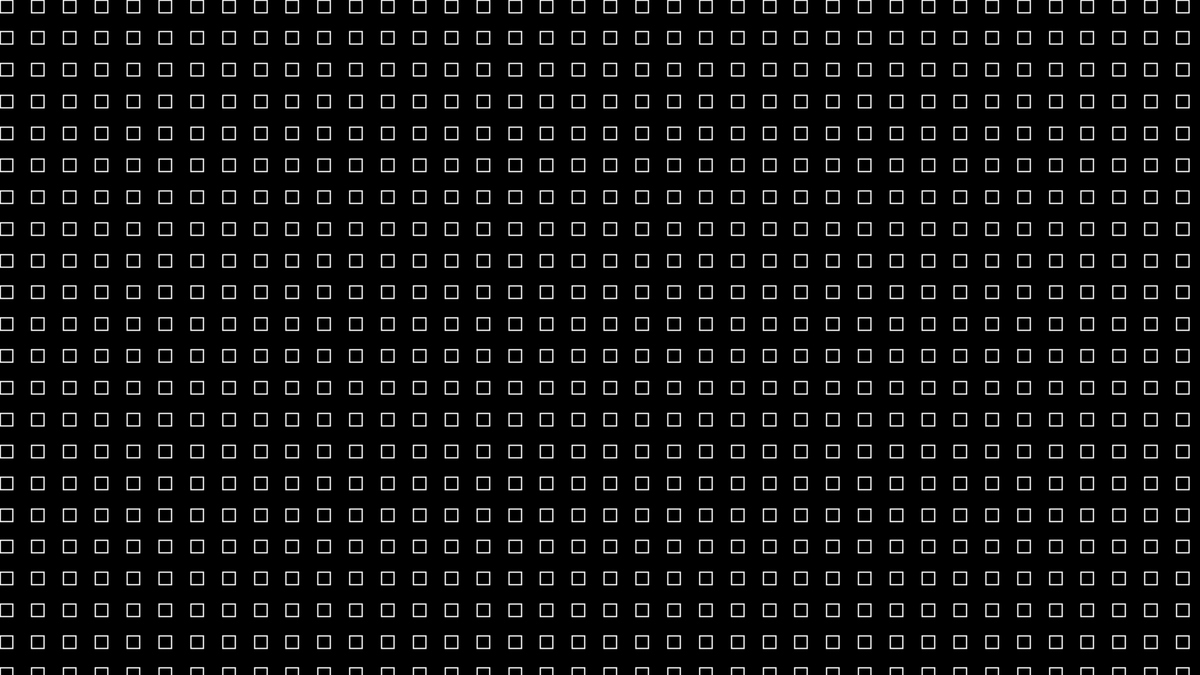
Frame 1 (no input)
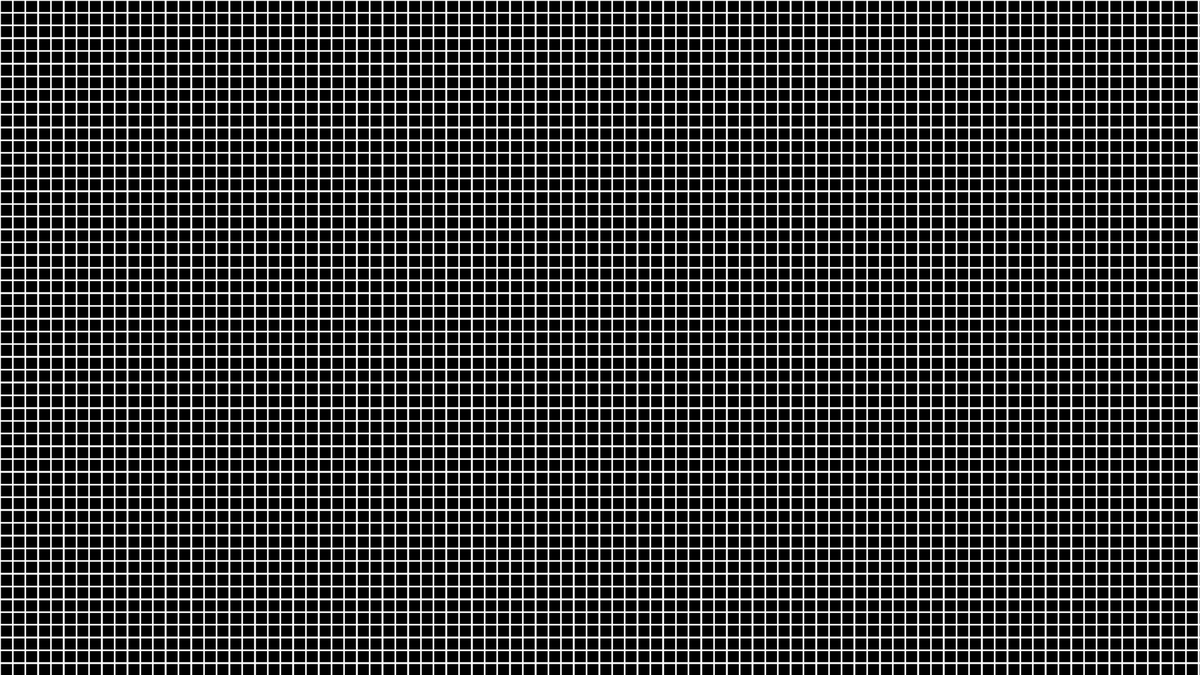
Frame 60 (the mouse pressed at the canvas centre just before this capture)
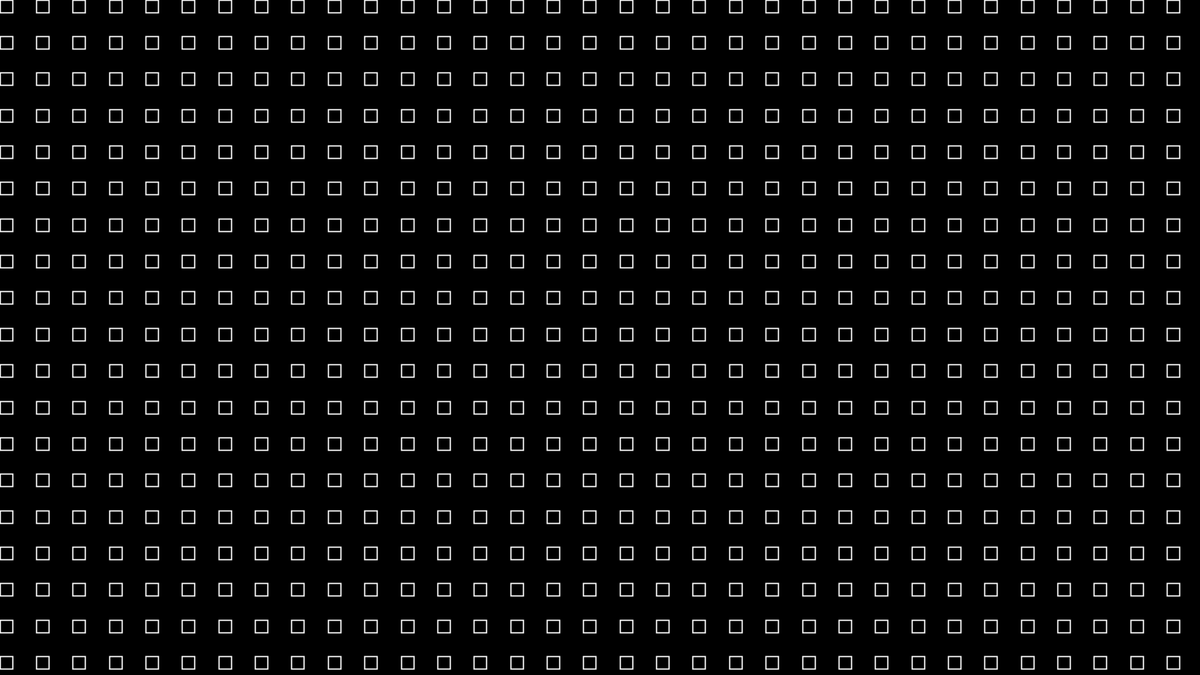
Frame 120 (the mouse held since frame 60 and released just before this capture)

The Processing sketch that drew these frames (run headless with seeded random() and noise(); from frame 60 on, the mouse is pressed at the canvas centre):

// Processing sketch: Rectangles
// ── Rectangles.pde
float spacing = 50;

void setup(){
  size(1920,1080);
}

void draw(){
  background(0);
  spacing = spacing + random(-3,+3);
  if (spacing < 10 || spacing > 100){
    spacing = 50;
  }
  
  strokeWeight(2);
  stroke(255);
  for (float y = 0; y < height; y += spacing){
    for (float x = 0; x < width; x += spacing){
      noFill();
      rect(x, y, 20, 20);
    }
  }
}
